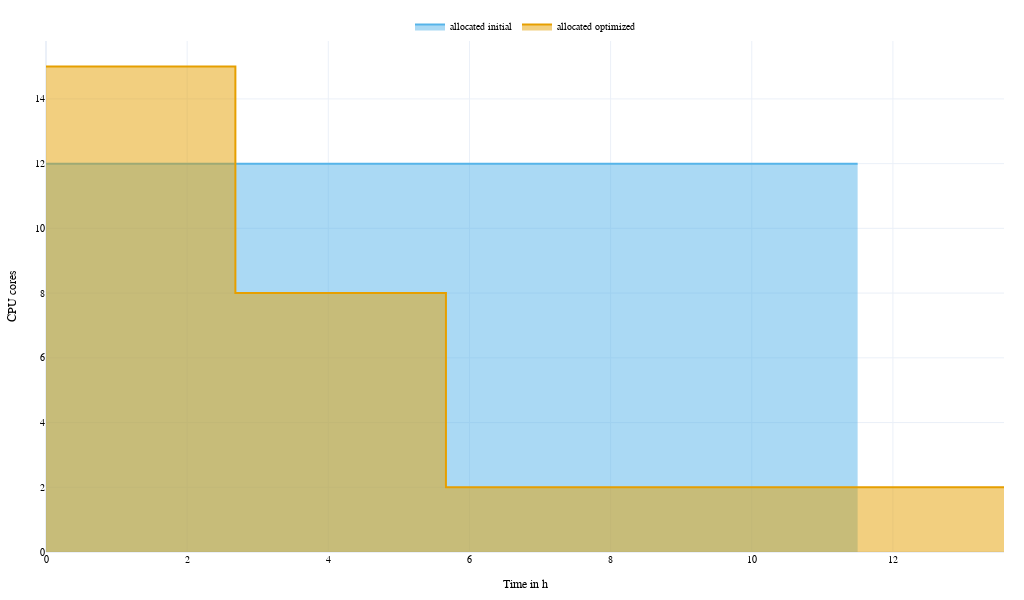

Notebook code cell kept with this figure:
### Code cell
figure_aoc_cpu_compared = go.Figure()

figure_aoc_cpu_compared.add_trace(
    go.Scatter(
        x=[0,11.5],
        y=[12,12],
        fill="tozeroy",
        line_color=CUD_COLORS[1],
        #fillcolor=CUD_COLORS[1],
        mode="lines",
        name="allocated initial",
    )
)

figure_aoc_cpu_compared.add_trace(
    go.Scatter(
        x=pd.concat([pd.Series([0]), df_CPU_v04["time"].dt.total_seconds() / 60 / 60]),
        y=pd.concat([pd.Series([df_CPU_v04["allocated"][0]]), df_CPU_v04["allocated"]]),
        fill="tozeroy",
        line_color=CUD_COLORS[0],
        #fillcolor=CUD_COLORS[1],
        line_shape="vh",
        mode="lines",
        name="allocated optimized",
    )
)

figure_aoc_cpu_compared.update_layout(
    dict(
        width=570,
        height=320,
        margin=dict(l=20, r=20, t=20, b=20),
        template="plotly_white+cud",
        showlegend=True,
        legend=dict(orientation="h", yanchor="bottom", y=1, xanchor="center", x=0.5),
        xaxis_title="Time in h",
        yaxis_title="CPU cores",
        font=dict(family="Arial", color="#000000", size=10),
    )
)

figure_aoc_cpu_compared.write_image("pipeline_benchmark_CPU_compared_aoc.pdf")

figure_aoc_cpu_compared.update_layout(
    dict(
        width=1024,
        height=600,
        font=dict(family="Arial", color="#000000"),
    )
)
figure_aoc_cpu_compared.show()

### Figure 1 — Plotly figure (JSON) as saved in the notebook; plotly's stock layout.template omitted (floating-point values rounded to 4 significant figures)
{"data": [{"fill": "tozeroy", "line": {"color": "#56b4e9"}, "mode": "lines", "name": "allocated initial", "type": "scatter", "x": [0, 11.5], "y": [12, 12]}, {"fill": "tozeroy", "line": {"color": "#e69f00", "shape": "vh"}, "mode": "lines", "name": "allocated optimized", "type": "scatter", "x": [0, 2.683, 5.667, 12.05, 13.52, 13.57], "y": [15, 15, 8, 2, 2, 2]}], "layout": {"font": {"color": "#000000", "family": "Arial", "size": 10}, "height": 600, "legend": {"orientation": "h", "x": 0.5, "xanchor": "center", "y": 1, "yanchor": "bottom"}, "margin": {"b": 20, "l": 20, "r": 20, "t": 20}, "showlegend": true, "width": 1024, "xaxis": {"title": {"text": "Time in h"}}, "yaxis": {"title": {"text": "CPU cores"}}}}
